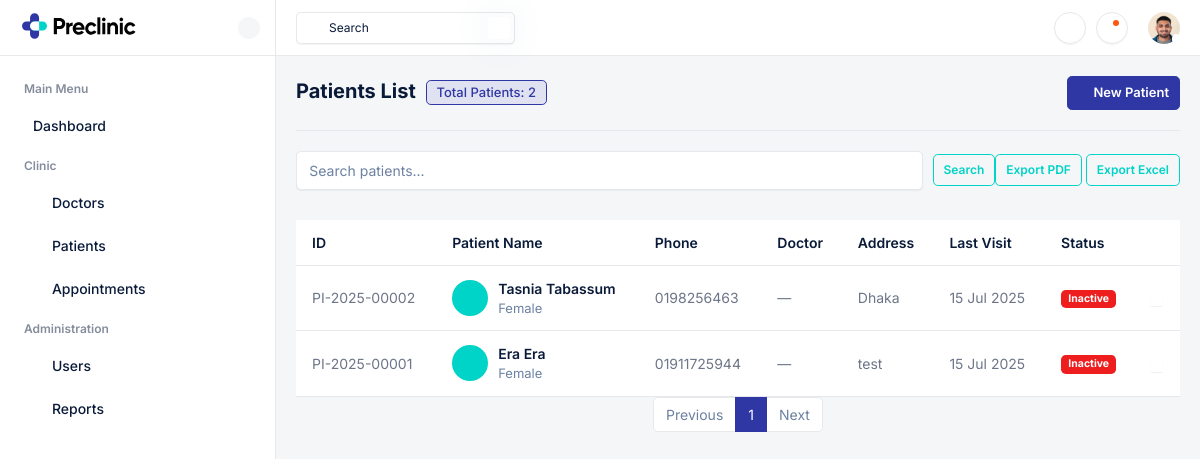
Page /patients/ (signed in) on the earlier database version.
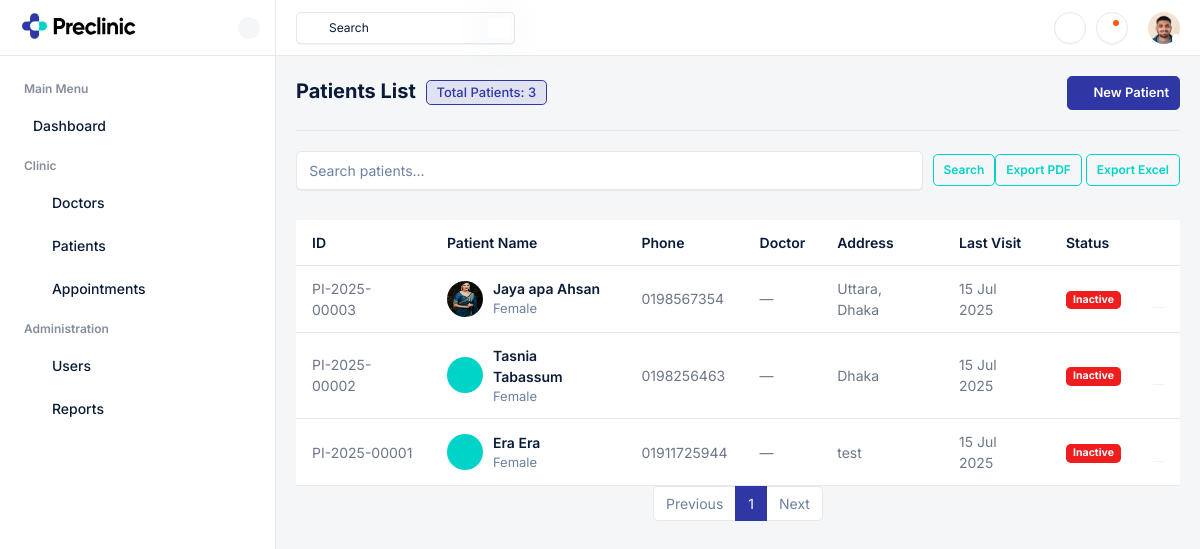
Same page on the later database version.
### DRS/models.py (models this page shows, shortened)
class Patient(models.Model):
    GENDER_CHOICES = [
        ('M', 'Male'),
        ('F', 'Female'),
        ('O', 'Other'),
    ]
    BLOOD_GROUP_CHOICES = [
        ('A+', 'A+'), ('A-', 'A-'),
        ('B+', 'B+'), ('B-', 'B-'),
        ('AB+', 'AB+'), ('AB-', 'AB-'),
        ('O+', 'O+'), ('O-', 'O-'),
    ]
    patient_id = models.CharField(max_length=20, unique=True)
    first_name = models.CharField(max_length=50)
    last_name = models.CharField(max_length=50)
    email = models.EmailField(unique=True)
    phone_regex = RegexValidator(
        regex=r'^\+?1?\d{9,11}$',
        message="Phone number must be entered in the format: '+880123456789'. Up to 11 digits allowed."
    )
    phone_number = models.CharField(validators=[phone_regex], max_length=11)
    address = models.TextField()
    gender = models.CharField(max_length=1, choices=GENDER_CHOICES)
    blood_group = models.CharField(max_length=3, choices=BLOOD_GROUP_CHOICES, blank=True)
    emergency_contact = models.CharField(max_length=17, blank=True)
    image = models.ImageField(upload_to='patient_images/', blank=True, null=True)
    created_at = models.DateTimeField(auto_now_add=True)
    updated_at = models.DateTimeField(auto_now=True)
    def get_full_name(self):
        return f"{self.first_name} {self.last_name}"

### DRS/views.py (the view, shortened to what this page needs)
# urls.py: path('patients/',          patient_list,             name='patient_list'),
@login_required
def patient_list(request):
    if request.user.role not in ['doctor', 'receptionist']:
        messages.error(request, 'Access denied.')
        return redirect('login')
    q = request.GET.get('search', '')
    patients = Patient.objects.all()
    paginator = Paginator(patients.order_by('-created_at'), 10)
    page_obj = paginator.get_page(request.GET.get('page'))
    return render(request, 'clinic/patient_list.html', {
        'page_obj': page_obj,
        'search_query': q,
    })

### templates/clinic/patient_list.html (shortened to what the changed rows need)
{% extends 'clinic/base.html' %}
{% load static %}
{% block content %}
<div class="main-wrapper">
  <div class="page-wrapper">
    <div class="content">
      <div class="d-flex align-items-sm-center flex-sm-row flex-column gap-2 pb-3 mb-3 border-bottom">
        <div class="flex-grow-1">
          <h4 class="fw-bold mb-0">
            Patients List
            <span class="badge badge-soft-primary fw-medium border py-1 px-2 border-primary fs-13 ms-1">
              Total Patients: {{ page_obj.paginator.count }}
            </span>
          </h4>
        </div>
      </div>
      <div class="table-responsive">
        <table class="table table-hover align-middle">
          <thead>
            <tr>
                <th>ID</th>
              <th>Patient Name</th>
              <th>Phone</th>
              <th>Doctor</th>
              <th>Address</th>
              <th>Last Visit</th>
              <th>Status</th>
              <th></th>
            </tr>
          </thead>
          <tbody>
            {% for patient in page_obj %}
            <tr>
              <td>PI-{{ patient.updated_at|date:"Y" }}-0{{ patient.patient_id|slice:"-4:" }}</td>
              <td>
                <div class="d-flex align-items-center">
                  <a href="{% url 'patient_detail' patient.id %}" class="avatar avatar-md me-2">
                    {% if patient.image %}
                    <img src="{{ patient.image.url }}" alt="{{ patient.get_full_name }}" class="rounded-circle">
                    {% else %}
                    <span class="avatar avatar-md rounded-circle bg-secondary text-white d-flex align-items-center justify-content-center">
                      <i class="ti ti-user fs-4"></i>
                    </span>
                    {% endif %}
                  </a>
                  <div>
                    <a href="{% url 'patient_detail' patient.id %}" class="text-dark fw-semibold">
                      {{ patient.get_full_name }}
                    </a>
                    <div class="fs-13 text-muted">
                      {{ patient.get_gender_display }}
                    </div>
                  </div>
                </div>
              </td>
              <td>{{ patient.phone_number }}</td>
              <td>
                {% if patient.primary_doctor %}
                <div class="d-flex align-items-center">
                  <a href="#" class="avatar avatar-xs me-2">
                    {% if patient.primary_doctor.image %}
                    <img src="{{ patient.primary_doctor.image.url }}" alt="{{ patient.primary_doctor.get_full_name }}" class="rounded-circle">
                    {% else %}
                    <span class="avatar avatar-xs rounded-circle bg-secondary"></span>
                    {% endif %}
                  </a>
                  <div class="fs-14">
                    {{ patient.primary_doctor.get_full_name }}
                  </div>
                </div>
                {% else %}
                —
                {% endif %}
              </td>
              <td>{{ patient.address|truncatechars:30 }}</td>
              <td>{{ patient.updated_at|date:"d M Y" }}</td>
              <td>
                {% if patient.is_active %}
                <span class="badge bg-success">Active</span>
                {% else %}
                <span class="badge bg-danger">Inactive</span>
                {% endif %}
              </td>
              <td>
                <div class="dropdown">
                  <a class="text-muted" href="#" role="button" data-bs-toggle="dropdown">
                    <i class="ti ti-dots-vertical"></i>
                  </a>
                </div>
              </td>
            </tr>
            {% empty %}
            <tr><td colspan="7" class="text-center text-muted">No patients found.</td></tr>
            {% endfor %}
          </tbody>
        </table>
      </div>
      <nav aria-label="Page navigation">
        <ul class="pagination justify-content-center">
          {% for num in page_obj.paginator.page_range %}
          <li class="page-item {% if page_obj.number == num %}active{% endif %}"><a class="page-link" href="?page={{ num }}&search={{ search_query }}">{{ num }}</a></li>
          {% endfor %}
        </ul>
      </nav>
    </div>
  </div>
</div>
{% endblock %}

Differences in the rows shown:
added Patient: updated_at "2025", patient_id "0003", image (picture), get_full_name "Jaya apa Ahsan", gender "Female", phone_number "0198567354", address "Uttara, Dhaka", updated_at "15 Jul 2025"
Other differences:
{{ page_obj.paginator.count }}: "2" → "3"
